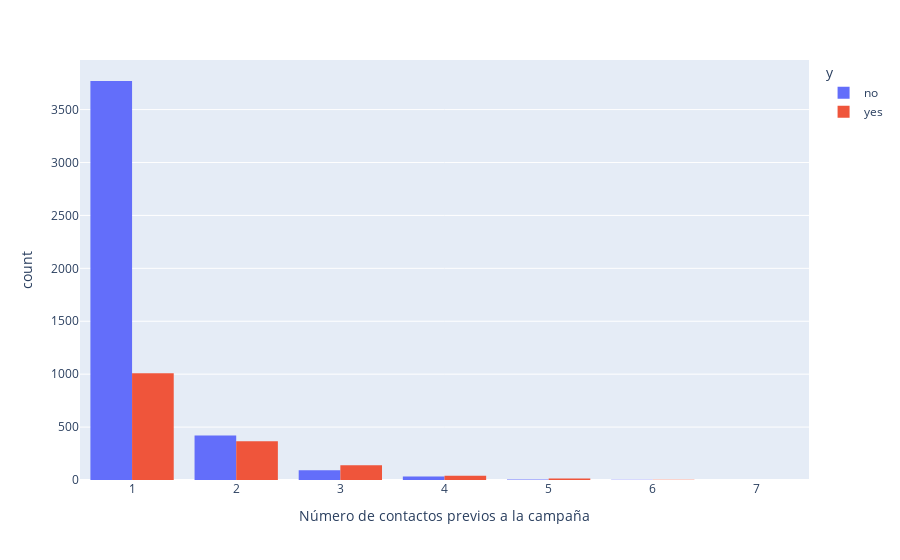

Notebook code for this chart:
### Markdown cell above
Aquí podemos ver que a la mayoría de los usuarios no habíamos contactado previamente y que cuando esto ocurre lo más probable es que no decidan suscribirse. Vamos a eliminar esta columna para poder visualizar mejor el resto de los casos.

### Code cell
previous=bank[bank['previous']>0]
fig=px.histogram(data_frame=previous,
                 x='previous',
                 color='y',
                 barmode='group',
                 labels=dict(previous='Número de contactos previos a la campaña'))
fig.show()

### Figure 1 — Plotly figure (JSON) as saved in the notebook; plotly's stock layout.template omitted (floating-point values rounded to 4 significant figures; data arrays with more than 128 entries replaced by an {"elided": "..."} marker saying what was removed)
{"data": [{"alignmentgroup": "True", "bingroup": "x", "hovertemplate": "y=no<br>Número de contactos previos a la campaña=%{x}<br>count=%{y}<extra></extra>", "legendgroup": "no", "marker": {"color": "#636efa", "pattern": {"shape": ""}}, "name": "no", "offsetgroup": "no", "orientation": "v", "showlegend": true, "type": "histogram", "x": {"elided": "4324 int values"}, "xaxis": "x", "yaxis": "y"}, {"alignmentgroup": "True", "bingroup": "x", "hovertemplate": "y=yes<br>Número de contactos previos a la campaña=%{x}<br>count=%{y}<extra></extra>", "legendgroup": "yes", "marker": {"color": "#EF553B", "pattern": {"shape": ""}}, "name": "yes", "offsetgroup": "yes", "orientation": "v", "showlegend": true, "type": "histogram", "x": {"elided": "1573 int values"}, "xaxis": "x", "yaxis": "y"}], "layout": {"barmode": "group", "legend": {"title": {"text": "y"}, "tracegroupgap": 0}, "margin": {"t": 60}, "xaxis": {"anchor": "y", "domain": [0, 1], "title": {"text": "Número de contactos previos a la campaña"}}, "yaxis": {"anchor": "x", "domain": [0, 1], "title": {"text": "count"}}}}
